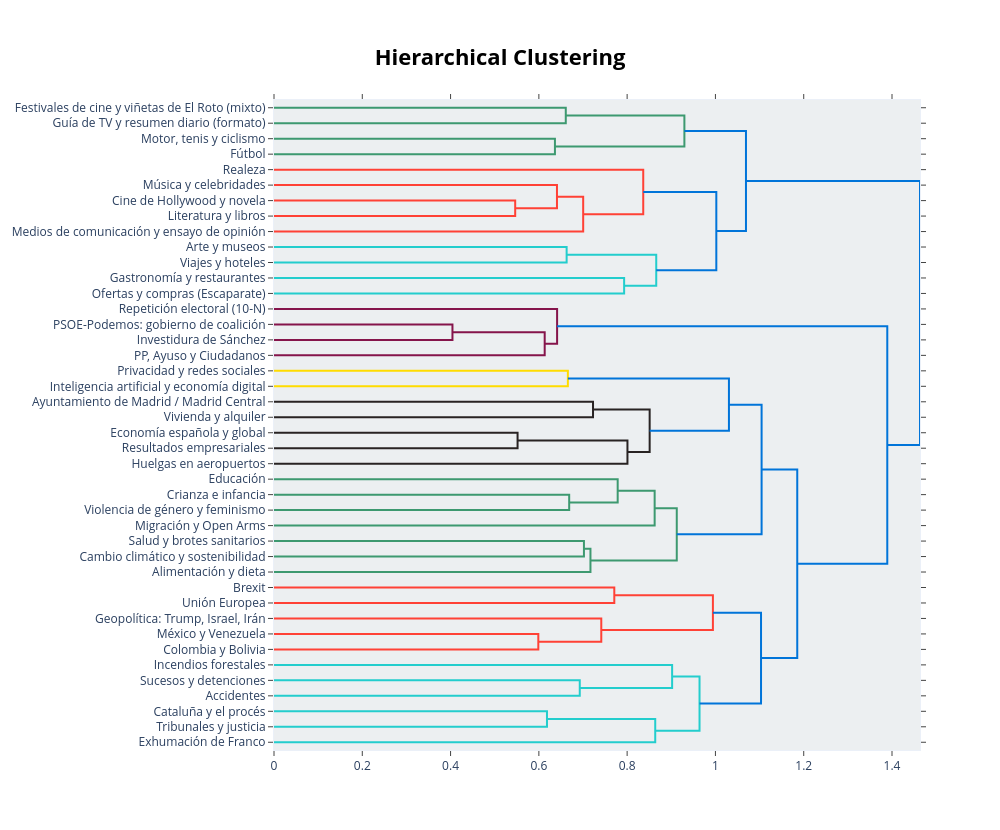

Notebook code for this chart:
### Code cell
fig = topic_model.visualize_hierarchy(custom_labels=True, width=1000, height=1000)
fig.write_image(FIG / "jerarquia.png", scale=2)
fig

### Figure 1 — Plotly figure (JSON) as saved in the notebook; plotly's stock layout.template omitted (floating-point values rounded to 4 significant figures)
{"data": [{"hoverinfo": "text", "marker": {"color": "rgb(61,153,112)"}, "mode": "lines", "type": "scatter", "x": [0.0, 0.661, 0.661, 0.0], "xaxis": "x", "y": [-5.0, -5.0, -15.0, -15.0], "yaxis": "y"}, {"hoverinfo": "text", "marker": {"color": "rgb(61,153,112)"}, "mode": "lines", "type": "scatter", "x": [0.0, 0.6364, 0.6364, 0.0], "xaxis": "x", "y": [-25.0, -25.0, -35.0, -35.0], "yaxis": "y"}, {"hoverinfo": "text", "marker": {"color": "rgb(61,153,112)"}, "mode": "lines", "type": "scatter", "x": [0.661, 0.9297, 0.9297, 0.6364], "xaxis": "x", "y": [-10.0, -10.0, -30.0, -30.0], "yaxis": "y"}, {"hoverinfo": "text", "marker": {"color": "rgb(255,65,54)"}, "mode": "lines", "type": "scatter", "x": [0.0, 0.5464, 0.5464, 0.0], "xaxis": "x", "y": [-65.0, -65.0, -75.0, -75.0], "yaxis": "y"}, {"hoverinfo": "text", "marker": {"color": "rgb(255,65,54)"}, "mode": "lines", "type": "scatter", "x": [0.0, 0.641, 0.641, 0.5464], "xaxis": "x", "y": [-55.0, -55.0, -70.0, -70.0], "yaxis": "y"}, {"hoverinfo": "text", "marker": {"color": "rgb(255,65,54)"}, "mode": "lines", "type": "scatter", "x": [0.641, 0.7004, 0.7004, 0.0], "xaxis": "x", "y": [-62.5, -62.5, -85.0, -85.0], "yaxis": "y"}, {"hoverinfo": "text", "marker": {"color": "rgb(255,65,54)"}, "mode": "lines", "type": "scatter", "x": [0.0, 0.8365, 0.8365, 0.7004], "xaxis": "x", "y": [-45.0, -45.0, -73.75, -73.75], "yaxis": "y"}, {"hoverinfo": "text", "marker": {"color": "rgb(35,205,205)"}, "mode": "lines", "type": "scatter", "x": [0.0, 0.6629, 0.6629, 0.0], "xaxis": "x", "y": [-95.0, -95.0, -105.0, -105.0], "yaxis": "y"}, {"hoverinfo": "text", "marker": {"color": "rgb(35,205,205)"}, "mode": "lines", "type": "scatter", "x": [0.0, 0.7932, 0.7932, 0.0], "xaxis": "x", "y": [-115.0, -115.0, -125.0, -125.0], "yaxis": "y"}, {"hoverinfo": "text", "marker": {"color": "rgb(35,205,205)"}, "mode": "lines", "type": "scatter", "x": [0.6629, 0.8659, 0.8659, 0.7932], "xaxis": "x", "y": [-100.0, -100.0, -120.0, -120.0], "yaxis": "y"}, {"hoverinfo": "text", "marker": {"color": "rgb(0,116,217)"}, "mode": "lines", "type": "scatter", "x": [0.8365, 1.002, 1.002, 0.8659], "xaxis": "x", "y": [-59.38, -59.38, -110.0, -110.0], "yaxis": "y"}, {"hoverinfo": "text", "marker": {"color": "rgb(0,116,217)"}, "mode": "lines", "type": "scatter", "x": [0.9297, 1.069, 1.069, 1.002], "xaxis": "x", "y": [-20.0, -20.0, -84.69, -84.69], "yaxis": "y"}, {"hoverinfo": "text", "marker": {"color": "rgb(133,20,75)"}, "mode": "lines", "type": "scatter", "x": [0.0, 0.4043, 0.4043, 0.0], "xaxis": "x", "y": [-145.0, -145.0, -155.0, -155.0], "yaxis": "y"}, {"hoverinfo": "text", "marker": {"color": "rgb(133,20,75)"}, "mode": "lines", "type": "scatter", "x": [0.4043, 0.6132, 0.6132, 0.0], "xaxis": "x", "y": [-150.0, -150.0, -165.0, -165.0], "yaxis": "y"}, {"hoverinfo": "text", "marker": {"color": "rgb(133,20,75)"}, "mode": "lines", "type": "scatter", "x": [0.0, 0.6413, 0.6413, 0.6132], "xaxis": "x", "y": [-135.0, -135.0, -157.5, -157.5], "yaxis": "y"}, {"hoverinfo": "text", "marker": {"color": "rgb(255,220,0)"}, "mode": "lines", "type": "scatter", "x": [0.0, 0.6657, 0.6657, 0.0], "xaxis": "x", "y": [-175.0, -175.0, -185.0, -185.0], "yaxis": "y"}, {"hoverinfo": "text", "marker": {"color": "rgb(40,35,35)"}, "mode": "lines", "type": "scatter", "x": [0.0, 0.7227, 0.7227, 0.0], "xaxis": "x", "y": [-195.0, -195.0, -205.0, -205.0], "yaxis": "y"}, {"hoverinfo": "text", "marker": {"color": "rgb(40,35,35)"}, "mode": "lines", "type": "scatter", "x": [0.0, 0.5518, 0.5518, 0.0], "xaxis": "x", "y": [-215.0, -215.0, -225.0, -225.0], "yaxis": "y"}, {"hoverinfo": "text", "marker": {"color": "rgb(40,35,35)"}, "mode": "lines", "type": "scatter", "x": [0.5518, 0.8007, 0.8007, 0.0], "xaxis": "x", "y": [-220.0, -220.0, -235.0, -235.0], "yaxis": "y"}, {"hoverinfo": "text", "marker": {"color": "rgb(40,35,35)"}, "mode": "lines", "type": "scatter", "x": [0.7227, 0.851, 0.851, 0.8007], "xaxis": "x", "y": [-200.0, -200.0, -227.5, -227.5], "yaxis": "y"}, {"hoverinfo": "text", "marker": {"color": "rgb(0,116,217)"}, "mode": "lines", "type": "scatter", "x": [0.6657, 1.031, 1.031, 0.851], "xaxis": "x", "y": [-180.0, -180.0, -213.8, -213.8], "yaxis": "y"}, {"hoverinfo": "text", "marker": {"color": "rgb(61,153,112)"}, "mode": "lines", "type": "scatter", "x": [0.0, 0.6687, 0.6687, 0.0], "xaxis": "x", "y": [-255.0, -255.0, -265.0, -265.0], "yaxis": "y"}, {"hoverinfo": "text", "marker": {"color": "rgb(61,153,112)"}, "mode": "lines", "type": "scatter", "x": [0.0, 0.7786, 0.7786, 0.6687], "xaxis": "x", "y": [-245.0, -245.0, -260.0, -260.0], "yaxis": "y"}, {"hoverinfo": "text", "marker": {"color": "rgb(61,153,112)"}, "mode": "lines", "type": "scatter", "x": [0.7786, 0.8623, 0.8623, 0.0], "xaxis": "x", "y": [-252.5, -252.5, -275.0, -275.0], "yaxis": "y"}, {"hoverinfo": "text", "marker": {"color": "rgb(61,153,112)"}, "mode": "lines", "type": "scatter", "x": [0.0, 0.7021, 0.7021, 0.0], "xaxis": "x", "y": [-285.0, -285.0, -295.0, -295.0], "yaxis": "y"}, {"hoverinfo": "text", "marker": {"color": "rgb(61,153,112)"}, "mode": "lines", "type": "scatter", "x": [0.7021, 0.7169, 0.7169, 0.0], "xaxis": "x", "y": [-290.0, -290.0, -305.0, -305.0], "yaxis": "y"}, {"hoverinfo": "text", "marker": {"color": "rgb(61,153,112)"}, "mode": "lines", "type": "scatter", "x": [0.8623, 0.9124, 0.9124, 0.7169], "xaxis": "x", "y": [-263.8, -263.8, -297.5, -297.5], "yaxis": "y"}, {"hoverinfo": "text", "marker": {"color": "rgb(0,116,217)"}, "mode": "lines", "type": "scatter", "x": [1.031, 1.105, 1.105, 0.9124], "xaxis": "x", "y": [-196.9, -196.9, -280.6, -280.6], "yaxis": "y"}, {"hoverinfo": "text", "marker": {"color": "rgb(255,65,54)"}, "mode": "lines", "type": "scatter", "x": [0.0, 0.7709, 0.7709, 0.0], "xaxis": "x", "y": [-315.0, -315.0, -325.0, -325.0], "yaxis": "y"}, {"hoverinfo": "text", "marker": {"color": "rgb(255,65,54)"}, "mode": "lines", "type": "scatter", "x": [0.0, 0.5988, 0.5988, 0.0], "xaxis": "x", "y": [-345.0, -345.0, -355.0, -355.0], "yaxis": "y"}, {"hoverinfo": "text", "marker": {"color": "rgb(255,65,54)"}, "mode": "lines", "type": "scatter", "x": [0.0, 0.7414, 0.7414, 0.5988], "xaxis": "x", "y": [-335.0, -335.0, -350.0, -350.0], "yaxis": "y"}, {"hoverinfo": "text", "marker": {"color": "rgb(255,65,54)"}, "mode": "lines", "type": "scatter", "x": [0.7709, 0.9943, 0.9943, 0.7414], "xaxis": "x", "y": [-320.0, -320.0, -342.5, -342.5], "yaxis": "y"}, {"hoverinfo": "text", "marker": {"color": "rgb(35,205,205)"}, "mode": "lines", "type": "scatter", "x": [0.0, 0.6927, 0.6927, 0.0], "xaxis": "x", "y": [-375.0, -375.0, -385.0, -385.0], "yaxis": "y"}, {"hoverinfo": "text", "marker": {"color": "rgb(35,205,205)"}, "mode": "lines", "type": "scatter", "x": [0.0, 0.9019, 0.9019, 0.6927], "xaxis": "x", "y": [-365.0, -365.0, -380.0, -380.0], "yaxis": "y"}, {"hoverinfo": "text", "marker": {"color": "rgb(35,205,205)"}, "mode": "lines", "type": "scatter", "x": [0.0, 0.6184, 0.6184, 0.0], "xaxis": "x", "y": [-395.0, -395.0, -405.0, -405.0], "yaxis": "y"}, {"hoverinfo": "text", "marker": {"color": "rgb(35,205,205)"}, "mode": "lines", "type": "scatter", "x": [0.6184, 0.8636, 0.8636, 0.0], "xaxis": "x", "y": [-400.0, -400.0, -415.0, -415.0], "yaxis": "y"}, {"hoverinfo": "text", "marker": {"color": "rgb(35,205,205)"}, "mode": "lines", "type": "scatter", "x": [0.9019, 0.964, 0.964, 0.8636], "xaxis": "x", "y": [-372.5, -372.5, -407.5, -407.5], "yaxis": "y"}, {"hoverinfo": "text", "marker": {"color": "rgb(0,116,217)"}, "mode": "lines", "type": "scatter", "x": [0.9943, 1.103, 1.103, 0.964], "xaxis": "x", "y": [-331.2, -331.2, -390.0, -390.0], "yaxis": "y"}, {"hoverinfo": "text", "marker": {"color": "rgb(0,116,217)"}, "mode": "lines", "type": "scatter", "x": [1.105, 1.185, 1.185, 1.103], "xaxis": "x", "y": [-238.8, -238.8, -360.6, -360.6], "yaxis": "y"}, {"hoverinfo": "text", "marker": {"color": "rgb(0,116,217)"}, "mode": "lines", "type": "scatter", "x": [0.6413, 1.389, 1.389, 1.185], "xaxis": "x", "y": [-146.2, -146.2, -299.7, -299.7], "yaxis": "y"}, {"hoverinfo": "text", "marker": {"color": "rgb(0,116,217)"}, "mode": "lines", "type": "scatter", "x": [1.069, 1.463, 1.463, 1.389], "xaxis": "x", "y": [-52.34, -52.34, -223.0, -223.0], "yaxis": "y"}], "layout": {"autosize": false, "height": 830, "hoverlabel": {"bgcolor": "white", "font": {"family": "Rockwell", "size": 16}}, "hovermode": "closest", "plot_bgcolor": "#ECEFF1", "showlegend": false, "title": {"font": {"color": "Black", "size": 22}, "text": "<b>Hierarchical Clustering</b>", "x": 0.5, "xanchor": "center", "yanchor": "top"}, "width": 1000, "xaxis": {"mirror": "allticks", "rangemode": "tozero", "showgrid": false, "showline": true, "showticklabels": true, "ticks": "outside", "type": "linear", "zeroline": false}, "yaxis": {"mirror": "allticks", "range": [-420, 0], "rangemode": "tozero", "showgrid": false, "showline": true, "showticklabels": true, "tickmode": "array", "ticks": "outside", "ticktext": ["Festivales de cine y viñetas de El Roto (mixto)", "Guía de TV y resumen diario (formato)", "Motor, tenis y ciclismo", "Fútbol", "Realeza", "Música y celebridades", "Cine de Hollywood y novela", "Literatura y libros", "Medios de comunicación y ensayo de opinión", "Arte y museos", "Viajes y hoteles", "Gastronomía y restaurantes", "Ofertas y compras (Escaparate)", "Repetición electoral (10-N)", "PSOE-Podemos: gobierno de coalición", "Investidura de Sánchez", "PP, Ayuso y Ciudadanos", "Privacidad y redes sociales", "Inteligencia artificial y economía digital", "Ayuntamiento de Madrid / Madrid Central", "Vivienda y alquiler", "Economía española y global", "Resultados empresariales", "Huelgas en aeropuertos", "Educación", "Crianza e infancia", "Violencia de género y feminismo", "Migración y Open Arms", "Salud y brotes sanitarios", "Cambio climático y sostenibilidad", "Alimentación y dieta", "Brexit", "Unión Europea", "Geopolítica: Trump, Israel, Irán", "México y Venezuela", "Colombia y Bolivia", "Incendios forestales", "Sucesos y detenciones", "Accidentes", "Cataluña y el procés", "Tribunales y justicia", "Exhumación de Franco"], "tickvals": [-5, -15, -25, -35, -45, -55, -65, -75, -85, -95, -105, -115, -125, -135, -145, -155, -165, -175, -185, -195, -205, -215, -225, -235, -245, -255, -265, -275, -285, -295, -305, -315, -325, -335, -345, -355, -365, -375, -385, -395, -405, -415], "type": "linear", "zeroline": false}}}
